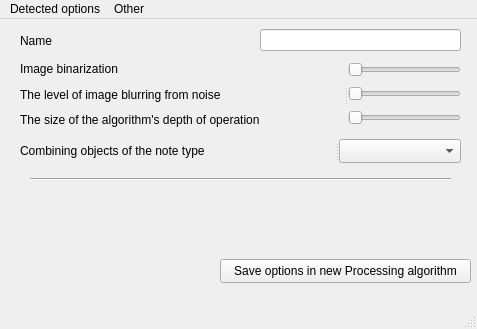
<?xml version="1.0" encoding="UTF-8"?>
<ui version="4.0">
 <class>MainWindow</class>
 <widget class="QMainWindow" name="MainWindow">
  <property name="geometry">
   <rect>
    <x>0</x>
    <y>0</y>
    <width>477</width>
    <height>329</height>
   </rect>
  </property>
  <property name="windowTitle">
   <string>Options</string>
  </property>
  <property name="windowIcon">
   <iconset>
    <normaloff>../../Downloads/Срез 1Ynote.svg</normaloff>../../Downloads/Срез 1Ynote.svg</iconset>
  </property>
  <widget class="QWidget" name="centralwidget">
   <widget class="QPushButton" name="pushButton">
    <property name="geometry">
     <rect>
      <x>220</x>
      <y>240</y>
      <width>251</width>
      <height>24</height>
     </rect>
    </property>
    <property name="text">
     <string>Save options in new Processing algorithm</string>
    </property>
   </widget>
   <widget class="Line" name="line">
    <property name="geometry">
     <rect>
      <x>30</x>
      <y>150</y>
      <width>421</width>
      <height>20</height>
     </rect>
    </property>
    <property name="orientation">
     <enum>Qt::Orientation::Horizontal</enum>
    </property>
   </widget>
   <widget class="QSplitter" name="splitter">
    <property name="geometry">
     <rect>
      <x>20</x>
      <y>40</y>
      <width>441</width>
      <height>71</height>
     </rect>
    </property>
    <property name="orientation">
     <enum>Qt::Orientation::Horizontal</enum>
    </property>
    <widget class="QWidget" name="layoutWidget">
     <layout class="QVBoxLayout" name="verticalLayout">
      <item>
       <widget class="QLabel" name="label">
        <property name="text">
         <string>Image binarization</string>
        </property>
       </widget>
      </item>
      <item>
       <widget class="QLabel" name="label_2">
        <property name="text">
         <string>The level of image blurring from noise</string>
        </property>
       </widget>
      </item>
      <item>
       <widget class="QLabel" name="label_5">
        <property name="text">
         <string>The size of the algorithm's depth of operation</string>
        </property>
       </widget>
      </item>
     </layout>
    </widget>
    <widget class="QWidget" name="layoutWidget">
     <layout class="QVBoxLayout" name="verticalLayout_2">
      <item>
       <widget class="QSlider" name="horizontalSlider">
        <property name="maximum">
         <number>255</number>
        </property>
        <property name="orientation">
         <enum>Qt::Orientation::Horizontal</enum>
        </property>
       </widget>
      </item>
      <item>
       <widget class="QSlider" name="horizontalSlider_2">
        <property name="minimum">
         <number>1</number>
        </property>
        <property name="maximum">
         <number>50</number>
        </property>
        <property name="singleStep">
         <number>2</number>
        </property>
        <property name="orientation">
         <enum>Qt::Orientation::Horizontal</enum>
        </property>
       </widget>
      </item>
      <item>
       <widget class="QSlider" name="horizontalSlider_3">
        <property name="maximum">
         <number>50</number>
        </property>
        <property name="orientation">
         <enum>Qt::Orientation::Horizontal</enum>
        </property>
       </widget>
      </item>
     </layout>
    </widget>
   </widget>
   <widget class="QSplitter" name="splitter_2">
    <property name="geometry">
     <rect>
      <x>20</x>
      <y>120</y>
      <width>441</width>
      <height>24</height>
     </rect>
    </property>
    <property name="orientation">
     <enum>Qt::Orientation::Horizontal</enum>
    </property>
    <widget class="QLabel" name="label_3">
     <property name="text">
      <string>Combining objects of the note type</string>
     </property>
    </widget>
    <widget class="QComboBox" name="comboBox"/>
   </widget>
   <widget class="QWidget" name="layoutWidget">
    <property name="geometry">
     <rect>
      <x>20</x>
      <y>10</y>
      <width>441</width>
      <height>23</height>
     </rect>
    </property>
    <layout class="QHBoxLayout" name="horizontalLayout">
     <item>
      <widget class="QLabel" name="label_4">
       <property name="text">
        <string>Name</string>
       </property>
      </widget>
     </item>
     <item>
      <spacer name="horizontalSpacer">
       <property name="orientation">
        <enum>Qt::Orientation::Horizontal</enum>
       </property>
       <property name="sizeHint" stdset="0">
        <size>
         <width>40</width>
         <height>20</height>
        </size>
       </property>
      </spacer>
     </item>
     <item>
      <widget class="QLineEdit" name="lineEdit"/>
     </item>
    </layout>
   </widget>
  </widget>
  <widget class="QMenuBar" name="menubar">
   <property name="geometry">
    <rect>
     <x>0</x>
     <y>0</y>
     <width>477</width>
     <height>33</height>
    </rect>
   </property>
   <widget class="QMenu" name="menuDetected_options">
    <property name="title">
     <string>Detected options</string>
    </property>
   </widget>
   <widget class="QMenu" name="menuOther_options">
    <property name="title">
     <string>Other</string>
    </property>
   </widget>
   <addaction name="menuDetected_options"/>
   <addaction name="menuOther_options"/>
  </widget>
  <widget class="QStatusBar" name="statusbar"/>
 </widget>
 <resources/>
 <connections/>
</ui>
